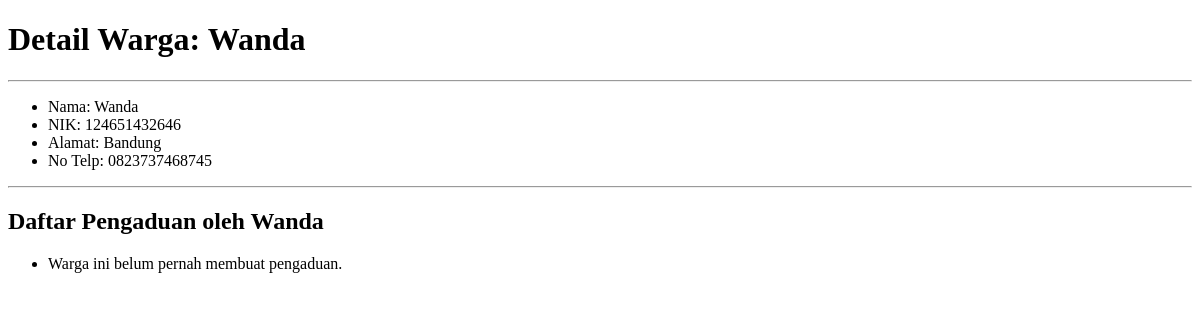
/warga/2/, run on an earlier commit of the app's database.
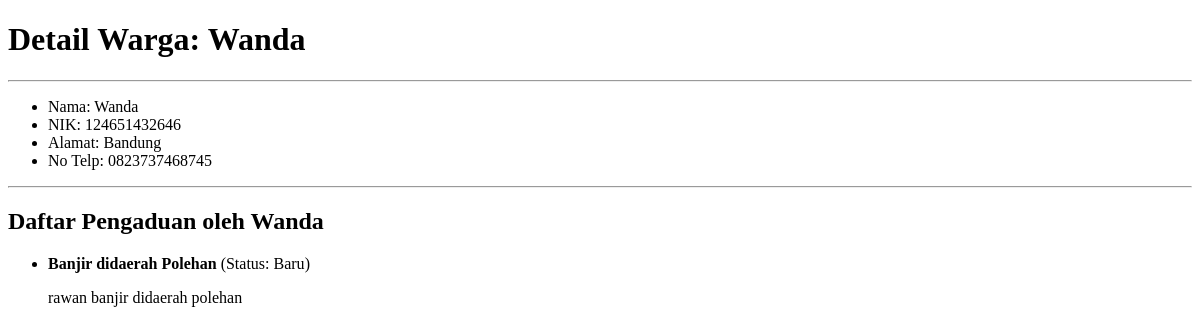
And on a later commit of the database.
### warga/models.py (models this page shows, shortened)
class Pengaduan(models.Model):
    STATUS_CHOICES = [
        ('BARU', 'Baru'),
        ('DIPROSES', 'Diproses'),
        ('SELESAI', 'Selesai'),
    ]
    judul = models.CharField(max_length=200)
    deskripsi = models.TextField()
    status = models.CharField(max_length=10, choices=STATUS_CHOICES, default='BARU')
    tanggal_lapor = models.DateTimeField(auto_now_add=True)
    pelapor = models.ForeignKey(Warga, on_delete=models.CASCADE, related_name='pengaduan')

### warga/views.py (the view)
# urls.py: path('<int:pk>/', WargaDetailListView.as_view(), name='warga-detail'),
class WargaDetailListView(DetailView):
    model = Warga

### warga/templates/warga/warga_detail.html (shortened to what this page needs)
<!DOCTYPE html>
<html lang="en">
<head>
</head>
<body>
    <h1>Detail Warga: {{ object.nama_lengkap }}</h1>
    <hr>
    <ul>
        <li>Nama: {{ object.nama_lengkap }}</li>
        <li>NIK: {{ object.nik }}</li>
        <li>Alamat: {{ object.alamat }}</li>
        <li>No Telp: {{ object.no_telepon }}</li>
    </ul>
    <hr>
    <h2>Daftar Pengaduan oleh {{ object.nama_lengkap }}</h2>
    <ul>
     {% for aduan in object.pengaduan.all %}
<li>
     <strong>{{ aduan.judul }}</strong> (Status: {{ aduan.get_status_display }})
     <p>{{ aduan.deskripsi }}</p>
     </li>
     {% empty %}
     <li>Warga ini belum pernah membuat pengaduan.</li>
     {% endfor %}
    </ul>
</body>
</html>

What changed in the data, as far as the page shows it:
added Pengaduan: judul "Banjir didaerah Polehan", status "Baru", deskripsi "rawan banjir didaerah polehan"
Also different on the page:
text no longer shown: "Warga ini belum pernah membuat pengaduan."
